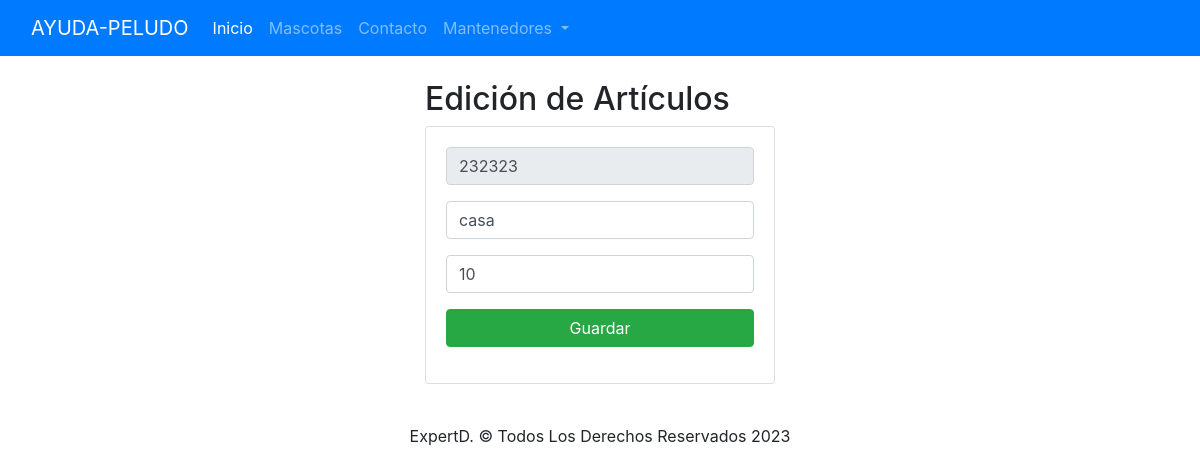
The page /edicionArticulo/232323 on the database its author committed.
### ONG/models.py (models this page shows, shortened)
class Tb_Articulo(models.Model):
    codigo = models.CharField(primary_key=True, max_length=6)
    nombre = models.CharField(max_length=50)
    stock = models.PositiveSmallIntegerField()

### ONG/views.py (the view)
# urls.py: path('edicionArticulo/<codigo>', views.Edicion_Articulo),
def Edicion_Articulo(request, codigo):
    articulo = Tb_Articulo.objects.get(codigo=codigo)
    return render(request, "edicionArticulo.html", {"articulo": articulo})

### ONG/templates/edicionArticulo.html (shortened to what this page needs)
{% extends "./base.html" %}
{% block body %}
<div class="row">
    <div class="col-md-4 offset-md-4">
        <h2>Edición de Artículos</h2>
        <div class="card">
            <div class="card-body">
                <form action="/editarArticulo/" method="POST">{% csrf_token %}
                    <div class="form-group">
                        <input type="text" id="txtCodigo" name="txtCodigo" value="{{articulo.codigo}}" class="form-control" placeholder="Código"
                            minlength="6" maxlength="6" readonly required>
                    </div>
                    <div class="form-group">
                        <input type="text" id="txtNombre" name="txtNombre" value="{{articulo.nombre}}" class="form-control" placeholder="Nombre"
                            maxlength="50" required>
                    </div>
                    <div class="form-group">
                        <input type="text" id="numCreditos" name="numStock" value="{{articulo.stock}}" class="form-control" min="1" max="9" placeholder="Stock"
                            value="1" required>
                    </div>
                    <div class="form-group">
                        <button type="submit" class="btn btn-success btn-block text-white">Guardar</button>
                    </div>
                </form>
            </div>
        </div>
    </div>
</div>
{% endblock %}

### ONG/static/css/estilos.css (style rules this page uses)
* { margin: 0; padding: 0; }

### rows shown on the page
Tb_Articulo: txtCodigo "232323", txtNombre "casa", numStock "10"
